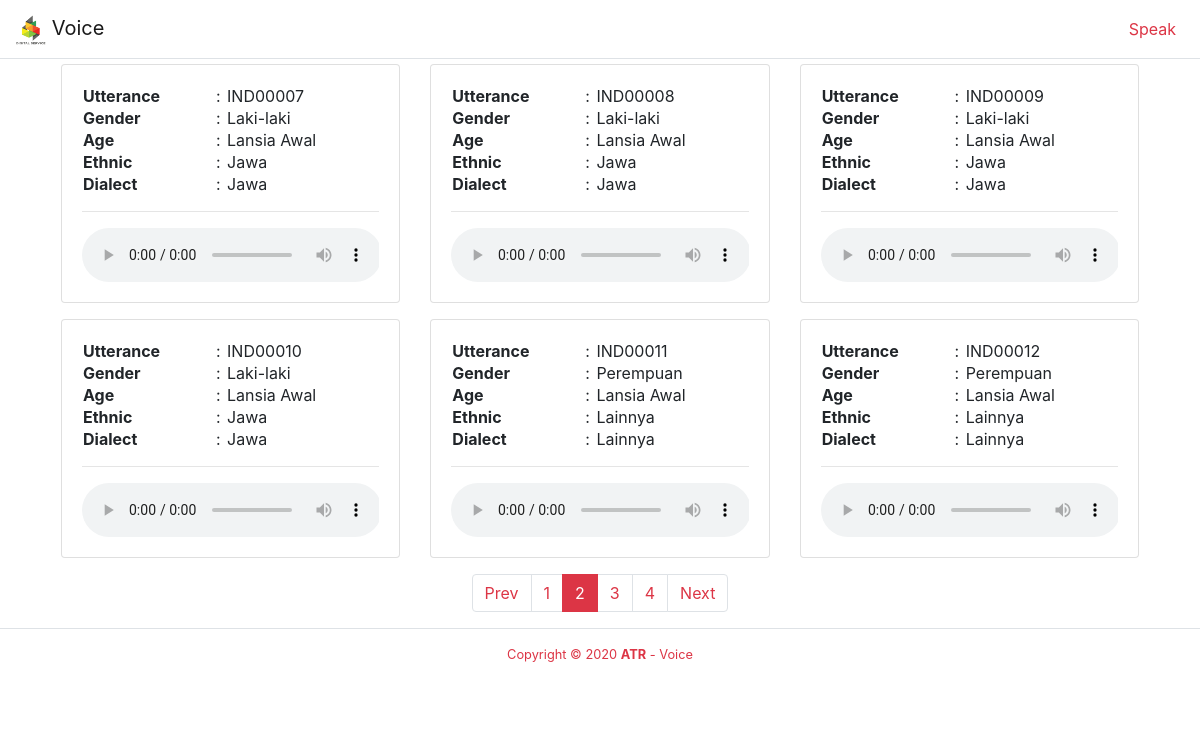
The app's page /audio?page=2 (signed in) with its own data.
### speak/models.py (models this page shows)
class Record(models.Model):
    code = models.CharField(max_length=512, blank=True, null=True, unique=True)
    utterance = models.CharField(max_length=512, blank=True, null=True)
    gender = models.CharField(max_length=512, blank=True, null=True)
    age = models.CharField(max_length=512, blank=True, null=True)
    ethnic = models.CharField(max_length=512, blank=True, null=True)
    dialect = models.CharField(max_length=512, blank=True, null=True)
    audio = models.FileField(upload_to='audio/')
    count_good = models.BigIntegerField(blank=True, null=True, default=0)
    count_bad = models.BigIntegerField(blank=True, null=True, default=0)

### speak/views.py (the view)
# urls.py: path('audio', views.viewAudio, name ="audio"),
@login_required
def viewAudio(request):
    records = Record.objects.order_by('id')
    page = request.GET.get('page', 1)
    paginator = Paginator(records, 6)
    try:
        records = paginator.page(page)
    except PageNotAnInteger:
        records = paginator.page(1)
    except EmptyPage:
        records = paginator.page(paginator.num_pages)
    context = {
        'title': "Speak",
        'page': "speak",
        'records': records
    }
    return render(request, 'speak/audio.html', context)

### speak/templates/speak/audio.html (shortened to what this page needs)
{% extends 'base.html' %}
{% load static %}
{% block content %}
<div class="container">
    <div class="row px-3 pt-3">
        {% if records %}
            {% for record in records %}
                <div class="col-md-4 mb-3">
                <div class="card">
                    <div class="card-body text-center">
                        <table class="" width="100%">
                            <tr><td class="font-weight-bold">Utterance</td> <td>:</td>  <td>{{ record.utterance }}</td></tr>
                            <tr><td class="font-weight-bold">Gender</td> <td>:</td>  <td>{{ record.gender }}</td></tr>
                            <tr><td class="font-weight-bold">Age</td> <td>:</td>  <td>{{ record.age }}</td></tr>
                            <tr><td class="font-weight-bold">Ethnic</td> <td>:</td>  <td>{{ record.ethnic }}</td></tr>
                            <tr><td class="font-weight-bold">Dialect</td> <td>:</td>  <td>{{ record.dialect }}</td></tr>
                        </table>
                        <hr/>
                        <div class="table-responsive">
                            <audio controls="" src="{{ record.audio.url }}"></audio>
                        </div>
                    </div>
                </div>
                </div>
            {% endfor %}
            <div class="col-md-12">
                {% if records.has_other_pages %}
                <nav aria-label="pagination-audio">
                <ul class="pagination justify-content-center text-danger">
                    {% if records.has_previous %}
                        <li class="page-item">
                            <a class="page-link text-danger" href="?page={{ records.previous_page_number }}" tabindex="-1">Prev</a>
                        </li>
                    {% else %}
                        <li class="page-item disabled">
                            <a class="page-link" href="#" tabindex="-1">Prev</a>
                        </li>
                    {% endif %}
                    {% for i in records.paginator.page_range %}
                        {% if records.number == i %}
                            <li class="page-item active"><a class="page-link bg-danger border-danger text-white" href="#">{{ i }}</a></li>
                        {% elif i > records.number|add:'-3' and i < records.number|add:'3' %}
                                <li class="page-item"><a class="page-link text-danger" href="?page={{ i }}">{{ i }}</a></li>
                        {% endif %}
                    {% endfor %}
                    {% if records.has_next %}
                    <li class="page-item">
                        <a class="page-link text-danger" href="?page={{ records.next_page_number }}">Next</a>
                    </li>
                    {% else %}
                        <li class="page-item disabled">
                            <a class="page-link" href="?#">Next</a>
                        </li>
                    {% endif %}
                </ul>
                </div>
                {% endif %}
            </div>
        {% endif %}
    </div>
{% endblock %}

### templates/base.html (style rules this page uses)
a { text-decoration: none !important; }

### records on screen
Record: utterance "IND00007", gender "Laki-laki", age "Lansia Awal", ethnic "Jawa", dialect "Jawa"
Record: utterance "IND00008", gender "Laki-laki", age "Lansia Awal", ethnic "Jawa", dialect "Jawa"
Record: utterance "IND00009", gender "Laki-laki", age "Lansia Awal", ethnic "Jawa", dialect "Jawa"
Record: utterance "IND00010", gender "Laki-laki", age "Lansia Awal", ethnic "Jawa", dialect "Jawa"
Record: utterance "IND00011", gender "Perempuan", age "Lansia Awal", ethnic "Lainnya", dialect "Lainnya"
Record: utterance "IND00012", gender "Perempuan", age "Lansia Awal", ethnic "Lainnya", dialect "Lainnya"

### other values on screen
{{ i }} "1" "3" "4"
{{ i }} "2"
